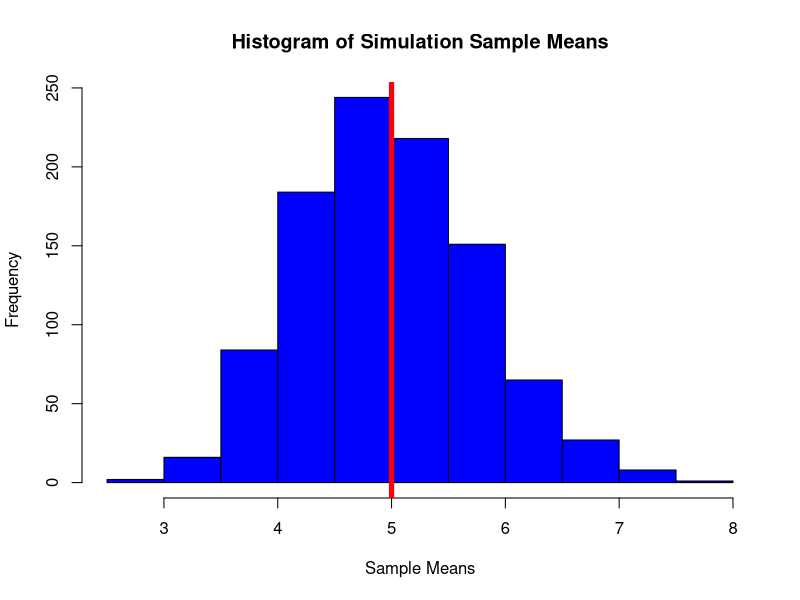
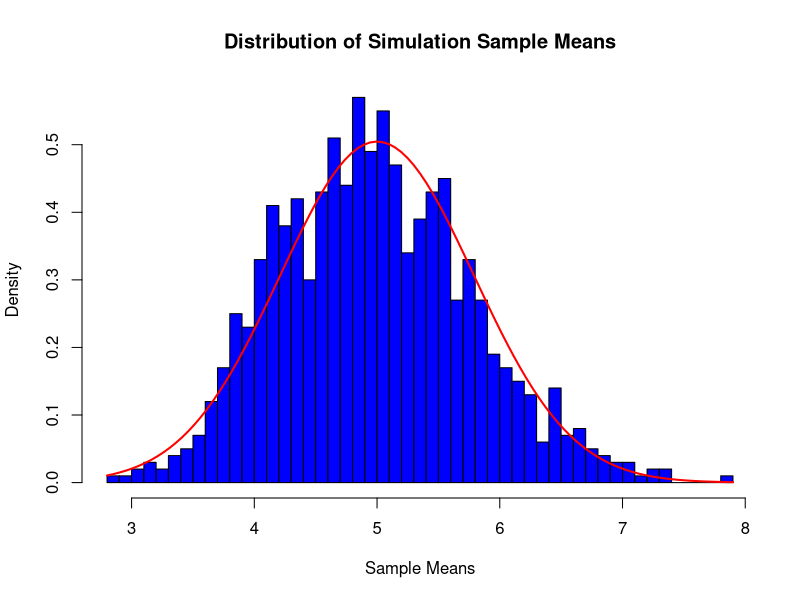

Recreate these plots in R, in order.
## ---- chunk 1
knitr::opts_chunk$set(echo = TRUE)
## ---- chunk 2
set.seed(47) ##Set a seed value for reproducibility

t <- 1000 ##Number of trials to perform
n <- 40 ##Number of samples per trial
lambda<- 0.2 ##Value of lambda for simulations

## ---- chunk 3
##simulations
simulations<-replicate(t, rexp(n,lambda))

##calculate mean
means<-colMeans(simulations)
## ---- chunk 4
expectedmean<-1/lambda
## ---- chunk 5
hist(means, main="Histogram of Simulation Sample Means", xlab="Sample Means", col="blue")
abline(v=expectedmean, col="red",lwd="5")
## ---- chunk 6
samplevariance<-(sd(means))^2
## ---- chunk 7
expectedvariance<-((1/lambda)*(1/sqrt(n)))^2
## ---- chunk 8
#plot distribution
hist(means, freq = FALSE, breaks=1.5*n, main="Distribution of Simulation Sample Means", 
     xlab="Sample Means", col="blue")

#Overlay Normal Curve
curve(dnorm(x, mean=expectedmean, sd=sqrt(expectedvariance)), 
          col="red", lwd=2, add=TRUE, yaxt="n")
